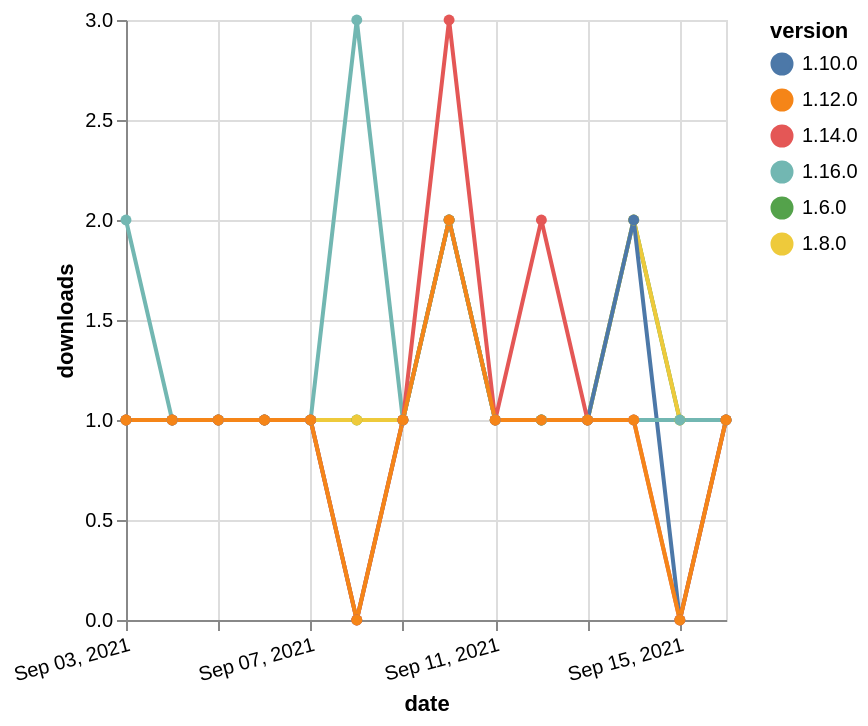

The Vega-Lite source for this figure:
### Vega-Lite specification from a JSON file in a GitHub repository (floating-point values rounded to 4 significant figures)
{"$schema": "https://vega.github.io/schema/vega-lite/v5.json", "description": "A simple bar chart with embedded data.", "data": {"values": [{"date": "2021-09-03", "total": 265, "delta": 1, "version": "1.6.0"}, {"date": "2021-09-04", "total": 266, "delta": 1, "version": "1.6.0"}, {"date": "2021-09-05", "total": 267, "delta": 1, "version": "1.6.0"}, {"date": "2021-09-06", "total": 268, "delta": 1, "version": "1.6.0"}, {"date": "2021-09-07", "total": 269, "delta": 1, "version": "1.6.0"}, {"date": "2021-09-08", "total": 270, "delta": 1, "version": "1.6.0"}, {"date": "2021-09-09", "total": 271, "delta": 1, "version": "1.6.0"}, {"date": "2021-09-10", "total": 273, "delta": 2, "version": "1.6.0"}, {"date": "2021-09-11", "total": 274, "delta": 1, "version": "1.6.0"}, {"date": "2021-09-12", "total": 275, "delta": 1, "version": "1.6.0"}, {"date": "2021-09-13", "total": 276, "delta": 1, "version": "1.6.0"}, {"date": "2021-09-14", "total": 278, "delta": 2, "version": "1.6.0"}, {"date": "2021-09-15", "total": 279, "delta": 1, "version": "1.6.0"}, {"date": "2021-09-16", "total": 280, "delta": 1, "version": "1.6.0"}, {"date": "2021-09-03", "total": 212, "delta": 1, "version": "1.8.0"}, {"date": "2021-09-04", "total": 213, "delta": 1, "version": "1.8.0"}, {"date": "2021-09-05", "total": 214, "delta": 1, "version": "1.8.0"}, {"date": "2021-09-06", "total": 215, "delta": 1, "version": "1.8.0"}, {"date": "2021-09-07", "total": 216, "delta": 1, "version": "1.8.0"}, {"date": "2021-09-08", "total": 217, "delta": 1, "version": "1.8.0"}, {"date": "2021-09-09", "total": 218, "delta": 1, "version": "1.8.0"}, {"date": "2021-09-10", "total": 220, "delta": 2, "version": "1.8.0"}, {"date": "2021-09-11", "total": 221, "delta": 1, "version": "1.8.0"}, {"date": "2021-09-12", "total": 222, "delta": 1, "version": "1.8.0"}, {"date": "2021-09-13", "total": 223, "delta": 1, "version": "1.8.0"}, {"date": "2021-09-14", "total": 225, "delta": 2, "version": "1.8.0"}, {"date": "2021-09-15", "total": 226, "delta": 1, "version": "1.8.0"}, {"date": "2021-09-16", "total": 227, "delta": 1, "version": "1.8.0"}, {"date": "2021-09-03", "total": 211, "delta": 1, "version": "1.10.0"}, {"date": "2021-09-04", "total": 212, "delta": 1, "version": "1.10.0"}, {"date": "2021-09-05", "total": 213, "delta": 1, "version": "1.10.0"}, {"date": "2021-09-06", "total": 214, "delta": 1, "version": "1.10.0"}, {"date": "2021-09-07", "total": 215, "delta": 1, "version": "1.10.0"}, {"date": "2021-09-08", "total": 215, "delta": 0, "version": "1.10.0"}, {"date": "2021-09-09", "total": 216, "delta": 1, "version": "1.10.0"}, {"date": "2021-09-10", "total": 218, "delta": 2, "version": "1.10.0"}, {"date": "2021-09-11", "total": 219, "delta": 1, "version": "1.10.0"}, {"date": "2021-09-12", "total": 220, "delta": 1, "version": "1.10.0"}, {"date": "2021-09-13", "total": 221, "delta": 1, "version": "1.10.0"}, {"date": "2021-09-14", "total": 223, "delta": 2, "version": "1.10.0"}, {"date": "2021-09-15", "total": 223, "delta": 0, "version": "1.10.0"}, {"date": "2021-09-16", "total": 224, "delta": 1, "version": "1.10.0"}, {"date": "2021-09-03", "total": 121, "delta": 2, "version": "1.16.0"}, {"date": "2021-09-04", "total": 122, "delta": 1, "version": "1.16.0"}, {"date": "2021-09-05", "total": 123, "delta": 1, "version": "1.16.0"}, {"date": "2021-09-06", "total": 124, "delta": 1, "version": "1.16.0"}, {"date": "2021-09-07", "total": 125, "delta": 1, "version": "1.16.0"}, {"date": "2021-09-08", "total": 128, "delta": 3, "version": "1.16.0"}, {"date": "2021-09-09", "total": 129, "delta": 1, "version": "1.16.0"}, {"date": "2021-09-10", "total": 131, "delta": 2, "version": "1.16.0"}, {"date": "2021-09-11", "total": 132, "delta": 1, "version": "1.16.0"}, {"date": "2021-09-12", "total": 133, "delta": 1, "version": "1.16.0"}, {"date": "2021-09-13", "total": 134, "delta": 1, "version": "1.16.0"}, {"date": "2021-09-14", "total": 135, "delta": 1, "version": "1.16.0"}, {"date": "2021-09-15", "total": 136, "delta": 1, "version": "1.16.0"}, {"date": "2021-09-16", "total": 137, "delta": 1, "version": "1.16.0"}, {"date": "2021-09-03", "total": 197, "delta": 1, "version": "1.14.0"}, {"date": "2021-09-04", "total": 198, "delta": 1, "version": "1.14.0"}, {"date": "2021-09-05", "total": 199, "delta": 1, "version": "1.14.0"}, {"date": "2021-09-06", "total": 200, "delta": 1, "version": "1.14.0"}, {"date": "2021-09-07", "total": 201, "delta": 1, "version": "1.14.0"}, {"date": "2021-09-08", "total": 201, "delta": 0, "version": "1.14.0"}, {"date": "2021-09-09", "total": 202, "delta": 1, "version": "1.14.0"}, {"date": "2021-09-10", "total": 205, "delta": 3, "version": "1.14.0"}, {"date": "2021-09-11", "total": 206, "delta": 1, "version": "1.14.0"}, {"date": "2021-09-12", "total": 208, "delta": 2, "version": "1.14.0"}, {"date": "2021-09-13", "total": 209, "delta": 1, "version": "1.14.0"}, {"date": "2021-09-14", "total": 210, "delta": 1, "version": "1.14.0"}, {"date": "2021-09-15", "total": 210, "delta": 0, "version": "1.14.0"}, {"date": "2021-09-16", "total": 211, "delta": 1, "version": "1.14.0"}, {"date": "2021-09-03", "total": 177, "delta": 1, "version": "1.12.0"}, {"date": "2021-09-04", "total": 178, "delta": 1, "version": "1.12.0"}, {"date": "2021-09-05", "total": 179, "delta": 1, "version": "1.12.0"}, {"date": "2021-09-06", "total": 180, "delta": 1, "version": "1.12.0"}, {"date": "2021-09-07", "total": 181, "delta": 1, "version": "1.12.0"}, {"date": "2021-09-08", "total": 181, "delta": 0, "version": "1.12.0"}, {"date": "2021-09-09", "total": 182, "delta": 1, "version": "1.12.0"}, {"date": "2021-09-10", "total": 184, "delta": 2, "version": "1.12.0"}, {"date": "2021-09-11", "total": 185, "delta": 1, "version": "1.12.0"}, {"date": "2021-09-12", "total": 186, "delta": 1, "version": "1.12.0"}, {"date": "2021-09-13", "total": 187, "delta": 1, "version": "1.12.0"}, {"date": "2021-09-14", "total": 188, "delta": 1, "version": "1.12.0"}, {"date": "2021-09-15", "total": 188, "delta": 0, "version": "1.12.0"}, {"date": "2021-09-16", "total": 189, "delta": 1, "version": "1.12.0"}]}, "width": "container", "mark": {"type": "line", "point": {"filled": true}}, "encoding": {"x": {"field": "date", "type": "temporal", "timeUnit": "yearmonthdate", "title": "date", "axis": {"labelAngle": -15}}, "y": {"field": "delta", "type": "quantitative", "title": "downloads"}, "color": {"field": "version", "type": "nominal"}, "tooltip": {"field": "delta"}}}
